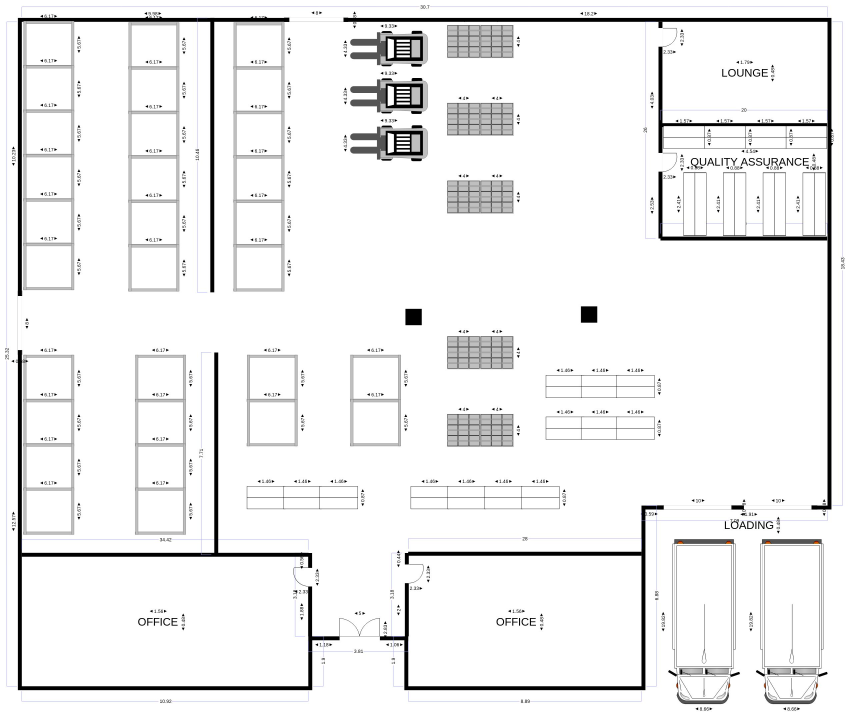
#> input picture simulator/warehouse.png, 2548 x 2146 px (shown at 1/3 size)
$ python example.py
#> lines starting #> are read from the running program, lines starting #| are printed output that depends on the picture
### simulator/genenv.py
#!/usr/bin/env python3
# -*- coding: utf-8 -*-
"""genenv module
Environment anchor generation module

Provide functions to generate settings and save it to a JSON file.


Author:         "Axel Torchy"
Copyright:      "Copyright 2020, Wizzilab"
Credits:        ["Axel Torchy", "Wizzilab"]
Version:        "1.0"
Email:          "axel@wizzilab.com"
Status:         "Production"
"""

from typing import Union, Dict
import numpy as np
import json

# List of public objects of the module, as interpreted by "import *"

__all__ = ['generate_anchors_from_list',
           'generate_anchors_from_json_file',
           'generate_manual_anchors',
           'generate_uniform_anchors',
           'save_anchors_to_json_file',
           'generate_grid',
           'random_z_coordinate']


def generate_anchors_from_list(anc_list: Union[list, np.ndarray]) -> dict:
    """
    Generate a dict containing the 3D coordinates of the anchors from
    the list of XYZ coordinates.

    Parameters
    ----------
    anc_list : N x 3 list or numpy array containing the X,Y,Z anchor coord.

    Returns
    ----------
    anchors : dict of dict containing the anchors, indexed by their position as
    integers in the anc_list array.
    """

    anchors = {i: { 'x': anc_list[i][0],
                    'y': anc_list[i][1],
                    'z': anc_list[i][2]} for i in range(len(anc_list))}

    return anchors


# [21 lines left out: function generate_anchors_from_json_file, not called in this run]


def save_anchors_to_json_file(anchors: Dict[int, dict], filename: str) -> None:
    """
    Save a current anchor (dict) configuration to a JSON file.

    Parameters
    ----------
    anchors : dictionary of anchors matching the correct structure (see README)
    filename : name of the JSON file.
    """
    try:
        with open(filename, 'w') as fp:
            json.dump(anchors, fp)
    except EnvironmentError:
        raise Exception(f"Unable to write to file: {filename}")

    return


# [98 lines left out: functions generate_manual_anchors, generate_uniform_anchors, not called in this run]


    # To do: various ways of random generation.
    # * beta-Ginibre process (see JS Gomez PhD thesis)
    # * equally spaced
    # * ...


def generate_grid(x_min, x_max, y_min, y_max, z_min, z_max, step):
    """
    Generates a grid for positions to be tested. The step is assumed to be
    the same over all 3 dimensions.
    Returns a numpy 3D meshgrid.
    """

    x_ = np.arange(x_min, x_max, step)
    y_ = np.arange(y_min, y_max, step)
    z_ = np.arange(z_min, z_max, step)

    return x_, y_, z_


# [24 lines left out: function random_z_coordinate, not called in this run]

### simulator/example.py
#!/usr/bin/env python3
# -*- coding: utf-8 -*-
"""
Example script

Provide a full running example on how to use the localization simulator.


__author__ = "Axel Torchy"
__copyright__ = "Copyright 2020, Wizzilab"
__credits__ = ["Axel Torchy", "Wizzilab"]
__license__ = ""
__version__ = "1.0"
__maintainer__ = "Axel Torchy"
__email__ = "axel@wizzilab.com"
__status__ = "Production"
"""


from typing import Union, Sequence, Dict
import json
import numpy as np
import genenv
import genmeas
import matplotlib.pyplot as plt


# %% Simulation parameters

# Grid bounds
x_min, x_max = 1, 30
y_min, y_max = 1, 20
z_min, z_max = 0.5, 3
step = 1

# Number of tries for each grid position
N_tries = 3

# Noise parameters, in meters
mu_noise = 0.08
sigma_noise = 0.15
noise_model = "gaussian"

# Ranging distance (first inventory) = max distance for an anchor to be visible
ranging_dst = 30

# Name of the file to which the localization results will be saved
filename = "loc.json"
# If replace_file is True, each simulation will overwrite the previous results.
# Keep it to False to superimpose the results of several settings.

# Number of anchors pre-ranging.
# Choose 0 for no pre-random selection i.e. all the anchors within the ranging
# distance will be kept if N_anchors_pre == 0
N_anchors_pre = 8

# Number of anchors post-ranging.
N_anchors_post = 5

replace_file = False

# Optimization parameters
# The bounds are of the form: ((x_min, x_max), (y_min, y_max), (z_min, z_max))
# To be in plane constrained mode, choose   z_min = z_max = constrained_alt
# Tolerance should be small enough (no bigger than 1e-5)
bnds = ((None, None), (None, None), (None, None))
tolerance = 1e-7

# Name of the file where to save the anchors' location information
anchors_filename = "anchors_dump.json"

anchors_list = [
    [0 ,5.12, 3],       # 0
    [0, 10, 3],         # 1
    [0, 25.31, 3],      # 2
    [7.35, 10, 3],      # 3
    [7.2, 25.31, 3],    # 4
    [7.35, 5.12, 3],    # 5
    [10.08, 25.31, 3],  # 6
    [21, 25.31, 3],     # 7
    [24.2, 21, 3],      # 8
    [10.5, 5.12, 3],    # 9
    [19, 5.12, 3],      # 10
    [24, 6.9, 3],       # 11
    [27.5, 17, 3],      # 12
    [30.7, 11.9, 3],    # 13
    [14.9, 14.4, 3],    # 14
    [21.6, 13.9, 3],    # 15
    [0, 21, 3],         # 16
    [7.2, 21, 3],       # 17
    [0, 15.5, 3],       # 18
    [7.2, 15.5, 3]      # 19
    ]


if __name__ == "__main__":
    # %% BLOCK 1: environment generation
    print("Generating environment.")
    anchors = genenv.generate_anchors_from_list(anchors_list)
    for a in anchors:
        print(f"== Anchor {a}: \t{anchors[a]}")

    # Save anchors to file, so it can be used again with the
    # genenv.generate_anchors_from_json_file function
    genenv.save_anchors_to_json_file(anchors, anchors_filename)

    # Can be loaded using:
    #   anchors = genenv.load_anchors_from_json_file(anchors_filename)

    # Use randomly distributed anchors:
    # anchors = genenv.generate_uniform_anchors(0,5,0,10,2,4,20)

    # %% Visualization of the warehouse environment, specific to this warehouse
    # image.
    def xy_to_ij(x,y):
        """Returns the coordinates on the warehouse picture."""
        # 10.92 m = 860 px
        # 25.32 = 1994 px
        conv_factor = 1994. / 25.32
        return (65 + conv_factor * x, 2058 - conv_factor*y)

    warehouse = plt.imread("warehouse.png")
#> warehouse is the input picture: shape (2146, 2548, 3) float32; mean R, G, B 0.941, 0.941, 0.942
    f1 = plt.imshow(warehouse)
    plt.title("Warehouse - anchor positions (2D)")
    f1.axes.get_xaxis().set_visible(False)
    f1.axes.get_yaxis().set_visible(False)
    for ID, anc in anchors.items():

        pos = xy_to_ij(anc['x'], anc['y'])
        f2 = plt.scatter(pos[0], pos[1], color="red", marker="D", s=60)
        f2.axes.get_xaxis().set_visible(True)
        f2.axes.get_yaxis().set_visible(True)
        f2 = plt.scatter(pos[0], pos[1], color="red", marker="D", s=60)
        plt.annotate("A %d" % ID, (pos[0], pos[1]), textcoords="offset points",
                     xytext=(0,7), ha='center', color="red")
        labels = np.arange(-2, 33, 2)
        locs = labels * 1994 / 25.32 + 65
        plt.xticks(locs, labels)
        labels = np.arange(-2, 29, 2)
        locs = 2058 - labels * 1994 / 25.32
        plt.yticks(locs, labels)

    plt.show()
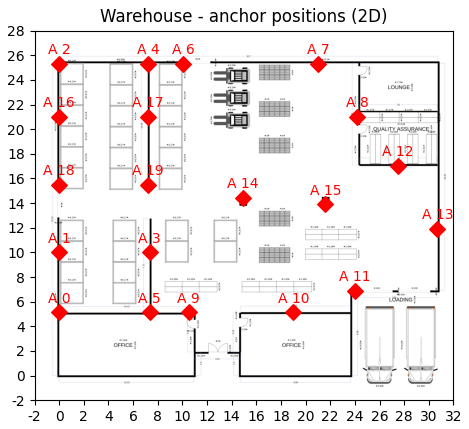
#> figure drawn by matplotlib, 1 panel


    # %% BLOCK 2: Generate measurements for each point on the grid and
    # geolocate the tag over the grid
    x_grid, y_grid, z_grid = genenv.generate_grid(x_min, x_max, y_min, y_max, z_min, z_max, step)


    # Several simulations can be run successively in order to compare the
    # performance of the localization with different parameters.

    options = {
        'method':   "UWB_TWR",
        'initial_pos':      {'type': "bary_z0", 'initial_z': 0},
        'noise_model':      noise_model,
        'noise_params':     {"mu": mu_noise, "sigma": sigma_noise},
        'anchor_selection': "nearest",
        'optimization':     "basic",
        'tolerance':        tolerance,
        'bounds':           bnds,
        'ranging_distance': ranging_dst,
        'N_anchors_pre':    N_anchors_pre,
        'N_anchors_post':   N_anchors_post
        }


#> (the run stopped early here; a loop or call above may not have finished)
